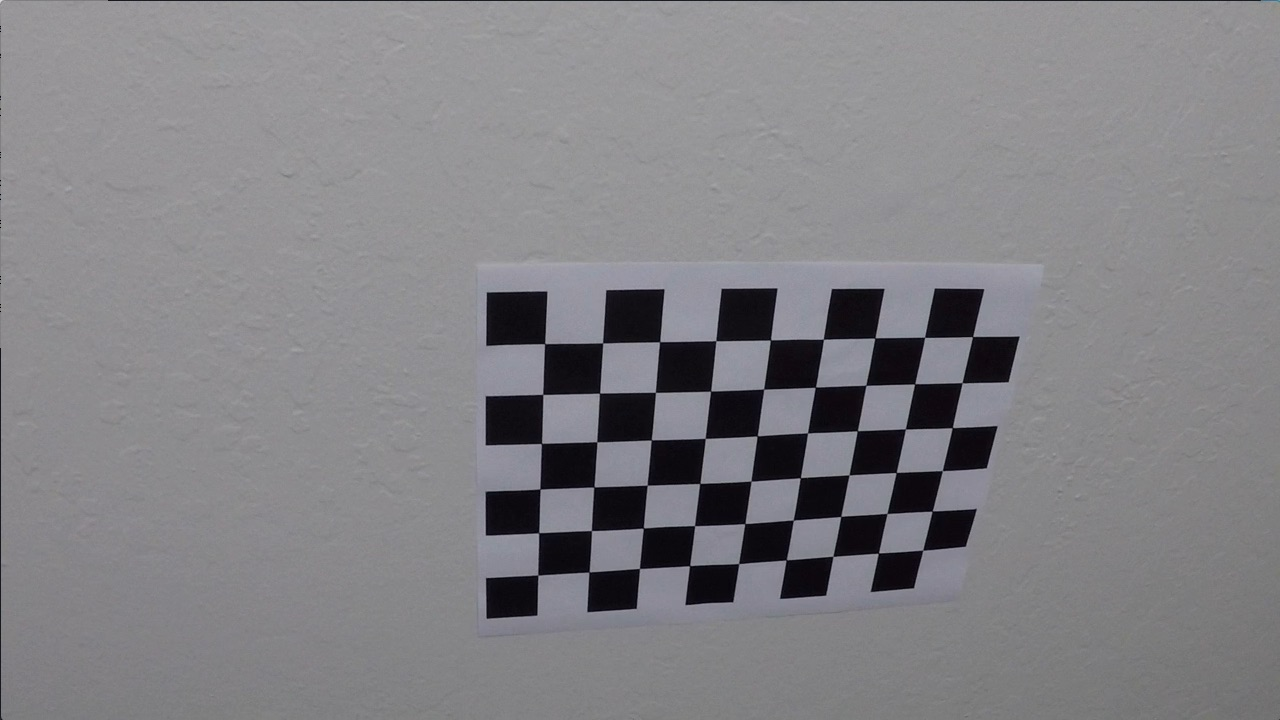
#> input picture camera_cal/calibration10.jpg, 1280 x 720 px; its folder holds only this picture in this run; the run also reads 1 picture not shown here
$ jupyter execute --allow-errors single_images_pipeline.ipynb   (shell and % lines are left out)   (older library calls are emulated)
#> lines starting #> are read from the running program, lines starting #| are printed output that depends on the picture; after the words box and inside, x2 and y2 are one past the last pixel; in counts of white or black regions, pixels touching at a corner belong together
## Camera calibration & distortion correction.

[cell 1]
import numpy as np
import cv2
import glob
import matplotlib.pyplot as plt
import matplotlib.image as mpimg
from moviepy.editor import VideoFileClip
from IPython.display import HTML
from collections import deque

[cell 2]
def calibrate_camera():
    objp = np.zeros((6*9,3), np.float32)
    objp[:,:2] = np.mgrid[0:9,0:6].T.reshape(-1,2)

    # Arrays to store object points and image points from all the images.
    objpoints = [] # 3d points in real world space
    imgpoints = [] # 2d points in image plane.

    # Calibration images
    images = glob.glob('./camera_cal/calibration*.jpg')

    # Step through the list and search for chessboard corners
    for fname in images:
        img = cv2.imread(fname)
#> img is the input picture: shape (720, 1280, 3); mean B, G, R 133.1, 129.4, 130.2
        gray = cv2.cvtColor(img,cv2.COLOR_BGR2GRAY)

        # Find the chessboard corners
        ret, corners = cv2.findChessboardCorners(gray, (9,6),None)
#> ret = True; corners = 54 rows, first 8: [545.3, 343.1], [602.7, 342.8], [660.1, 341.3], [715.8, 340.7], [770.6, 340], [823.5, 339.2], [874.3, 338.5], [925.1, 337.4]

        # If found, add object points, image points
        if ret == True:
            objpoints.append(objp)
            imgpoints.append(corners)

    return objpoints, imgpoints

[cell 3]
def img_undistort(img, objpoints, imgpoints):
    gray = cv2.cvtColor(img, cv2.COLOR_BGR2GRAY)
    ret, mtx, dist, rvecs, tvecs = cv2.calibrateCamera(objpoints, imgpoints, gray.shape[::-1], None, None)
    return cv2.undistort(img, mtx, dist, None, mtx)

[cell 4]
calibration_result = calibrate_camera()
objpoints = calibration_result[0]
#> objpoints = 1 item
imgpoints = calibration_result[1]
#> imgpoints = 1 item

#> (the rest of this cell did not finish here and is left out)

[cell 5]
test_img = mpimg.imread('./test_images/test1.jpg')
test_img_undistorted = img_undistort(test_img, objpoints, imgpoints)
#> in img_undistort, `ret, mtx, dist, rvecs, tvecs = cv2.calibrateCamera(objpoints, imgpoint..`: ret = 0.68; mtx = [[1143.7, 0, 681.7], [0, 1109.2, 367.7], [0, 0, 1]]; dist = [[-0.515, 2.99, -0.00876, 0.00937, 1.41]]; rvecs = ([0.451, -0.252, 0.0361],); tvecs = ([-2.31, -0.422, 19.12],)

#> (the rest of this cell did not finish here and is left out)

## Color transforms & gradients.

[cell 6]
# Function that takes an image, gradient orientation,
# and threshold min / max values. This function applies Sobel x or y,
# then takes an absolute value and applies a threshold.
def abs_sobel_thresh(img, orient='x', thresh=(0, 255)):
    # Convert to grayscale
    gray = cv2.cvtColor(img, cv2.COLOR_RGB2GRAY)
    # Apply x or y gradient with the OpenCV Sobel() function
    # and take the absolute value
    if orient == 'x':
        abs_sobel = np.absolute(cv2.Sobel(gray, cv2.CV_64F, 1, 0))
    if orient == 'y':
        abs_sobel = np.absolute(cv2.Sobel(gray, cv2.CV_64F, 0, 1))
    # Rescale back to 8 bit integer
    scaled_sobel = np.uint8(255*abs_sobel/np.max(abs_sobel))
    # Create a copy and apply the threshold
    binary_output = np.zeros_like(scaled_sobel)
    # Here I'm using inclusive (>=, <=) thresholds, but exclusive is ok too
    binary_output[(scaled_sobel >= thresh[0]) & (scaled_sobel <= thresh[1])] = 1

    # Return the result
    return binary_output

[cell 7]
image = mpimg.imread('./test_images/test5.jpg')
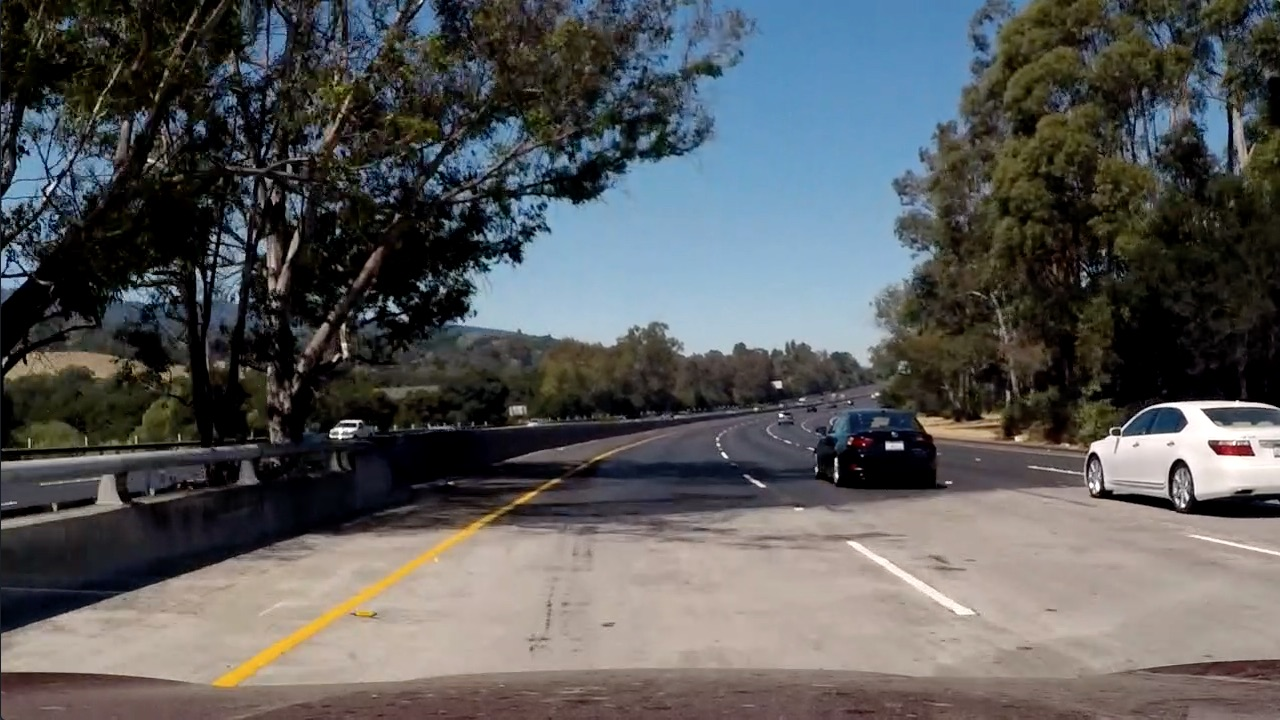
#> input picture test_images/test5.jpg, 1280 x 720 px
#> image is the input picture: shape (720, 1280, 3); mean R, G, B 88.5, 89.3, 89.8
# Run the function
grad_binary = abs_sobel_thresh(image, orient='x', thresh=(20, 100))
# Plot the result
#> (the rest of this cell did not finish here and is left out)

[cell 8]
# Function to return the magnitude of the gradient
# for a given sobel kernel size and threshold values
def mag_thresh(img, sobel_kernel=3, mag_thresh=(0, 255)):
    # Convert to grayscale
#> called with sobel_kernel = 3, mag_thresh = (30, 100)
    gray = cv2.cvtColor(img, cv2.COLOR_RGB2GRAY)
    # Take both Sobel x and y gradients
    sobelx = cv2.Sobel(gray, cv2.CV_64F, 1, 0, ksize=sobel_kernel)
    sobely = cv2.Sobel(gray, cv2.CV_64F, 0, 1, ksize=sobel_kernel)
    # Calculate the gradient magnitude
    gradmag = np.sqrt(sobelx**2 + sobely**2)
    # Rescale to 8 bit
    scale_factor = np.max(gradmag)/255
#> scale_factor = 3.86
    gradmag = (gradmag/scale_factor).astype(np.uint8)
    # Create a binary image of ones where threshold is met, zeros otherwise
    binary_output = np.zeros_like(gradmag)
    binary_output[(gradmag >= mag_thresh[0]) & (gradmag <= mag_thresh[1])] = 1

    # Return the binary image
    return binary_output

[cell 9]
image = mpimg.imread('./test_images/test5.jpg')
# Run the function
mag_binary = mag_thresh(image, sobel_kernel=3, mag_thresh=(30, 100))
# Plot the result
#> (the rest of this cell did not finish here and is left out)

[cell 10]
# Function to threshold an image for a given range and Sobel kernel
def dir_threshold(img, sobel_kernel=3, thresh=(0, np.pi/2)):
    # Grayscale
#> called with sobel_kernel = 15, thresh = (0.7, 2.3)
    gray = cv2.cvtColor(img, cv2.COLOR_RGB2GRAY)
    # Calculate the x and y gradients
    sobelx = cv2.Sobel(gray, cv2.CV_64F, 1, 0, ksize=sobel_kernel)
    sobely = cv2.Sobel(gray, cv2.CV_64F, 0, 1, ksize=sobel_kernel)
    # Take the absolute value of the gradient direction,
    # apply a threshold, and create a binary image result
    absgraddir = np.arctan2(np.absolute(sobely), np.absolute(sobelx))
    binary_output =  np.zeros_like(absgraddir)
    binary_output[(absgraddir >= thresh[0]) & (absgraddir <= thresh[1])] = 1

    # Return the binary image
    return binary_output

[cell 11]
image = mpimg.imread('./test_images/test5.jpg')
# Run the function
dir_binary = dir_threshold(image, sobel_kernel=15, thresh=(0.7, 2.3))
# Plot the result
#> (the rest of this cell did not finish here and is left out)

[cell 12]
# Define a function that thresholds the S-channel of HLS
def hls_select_channel(img, channel, thresh = (0, 255)):
#> called with channel = 's', thresh = (120, 255)
    hls = cv2.cvtColor(img, cv2.COLOR_RGB2HLS)
    if channel == 'l':
        channel = hls[:,:,1]
    else:
        channel = hls[:,:,2]
    binary_output = np.zeros_like(channel)
    binary_output[(channel > thresh[0]) & (channel <= thresh[1])] = 1
    return binary_output

[cell 13]
image = mpimg.imread('./test_images/test5.jpg')
# Run the function
hls_s_binary = hls_select_channel(image, 's', thresh=(120, 255))
# Plot the result
#> (the rest of this cell did not finish here and is left out)

[cell 14]
image = mpimg.imread('./test_images/test5.jpg')
# Run the function
hls_l_binary = hls_select_channel(image, 'l', thresh=(120, 255))
# Plot the result
#> (the rest of this cell did not finish here and is left out)

[cell 15]
# Function that applies binarization
def binarize(img):
    ksize = 3

    gradx = abs_sobel_thresh(img, orient='x', thresh=(20, 255)) #20, 255
    grady = abs_sobel_thresh(img, orient='y', thresh=(25, 100)) #20, 255
    #mag_binary = mag_thresh(img, sobel_kernel=ksize, mag_thresh=(30, 100))
    #dir_binary = dir_threshold(img, sobel_kernel = ksize, thresh=(0.7, 1.3))
    hls_s_binary = hls_select_channel(img, 's', thresh=(120, 255)) #120, 255
    hls_l_binary = hls_select_channel(img, 'l', thresh=(50, 255))

    combined = np.zeros_like(dir_binary)
    #combined[((gradx == 1) & (grady == 1)) | ((mag_binary == 1) & (dir_binary == 1)) | ((hls_s_binary == 1) & (hls_l_binary == 1))] = 1
    combined[((gradx == 1) & (grady == 1)) | ((hls_s_binary == 1) & (hls_l_binary == 1))] = 1

    return combined

[cell 16]
image = mpimg.imread('./test_images/test5.jpg')
# Run the function
binarized = binarize(image)
# Plot the result
#> (the rest of this cell did not finish here and is left out)

## Perspective transform.

[cell 17]
def warp(img):
    src = np.float32([[190, 720], [582, 457], [701, 457], [1145, 720]])
    offset = [150,0]
    dst = np.float32([src[0] + offset, np.array([src[0, 0], 0]) + offset, np.array([src[3, 0], 0]) - offset, src[3] - offset])

    M = cv2.getPerspectiveTransform(src, dst)
    warped = cv2.warpPerspective(img, M, (img.shape[1], img.shape[0]), flags = cv2.INTER_LINEAR)

    return warped, M

[cell 18]
img = plt.imread('./test_images/straight_lines1.jpg')
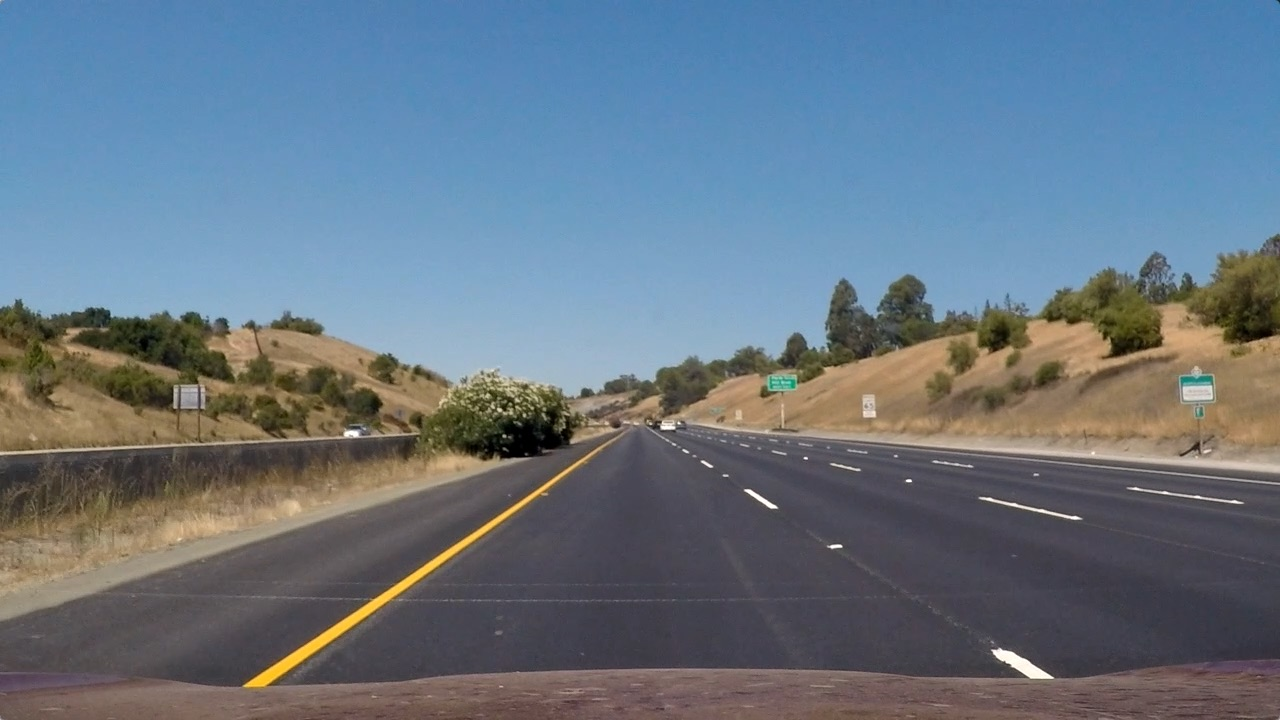
#> input picture test_images/straight_lines1.jpg, 1280 x 720 px
#> img is the input picture: shape (720, 1280, 3); mean R, G, B 103.2, 117.7, 131.2
src = np.float32([[190, 720], [582, 457], [701, 457], [1145, 720]])

img = img_undistort(img, objpoints, imgpoints)
line_color = [255,0,0]
line_thickness = 2

cv2.line(img, tuple(src[0]), tuple(src[1]), color = line_color, thickness = line_thickness)
cv2.line(img, tuple(src[1]), tuple(src[2]), color = line_color, thickness = line_thickness)
cv2.line(img, tuple(src[2]), tuple(src[3]), color = line_color, thickness = line_thickness)
cv2.line(img, tuple(src[3]), tuple(src[0]), color = line_color, thickness = line_thickness)


warped = warp(img)[0]
#> in binarize (call 2), `hls_s_binary = hls_select_channel(img, 's', thresh=(120, 255))`:
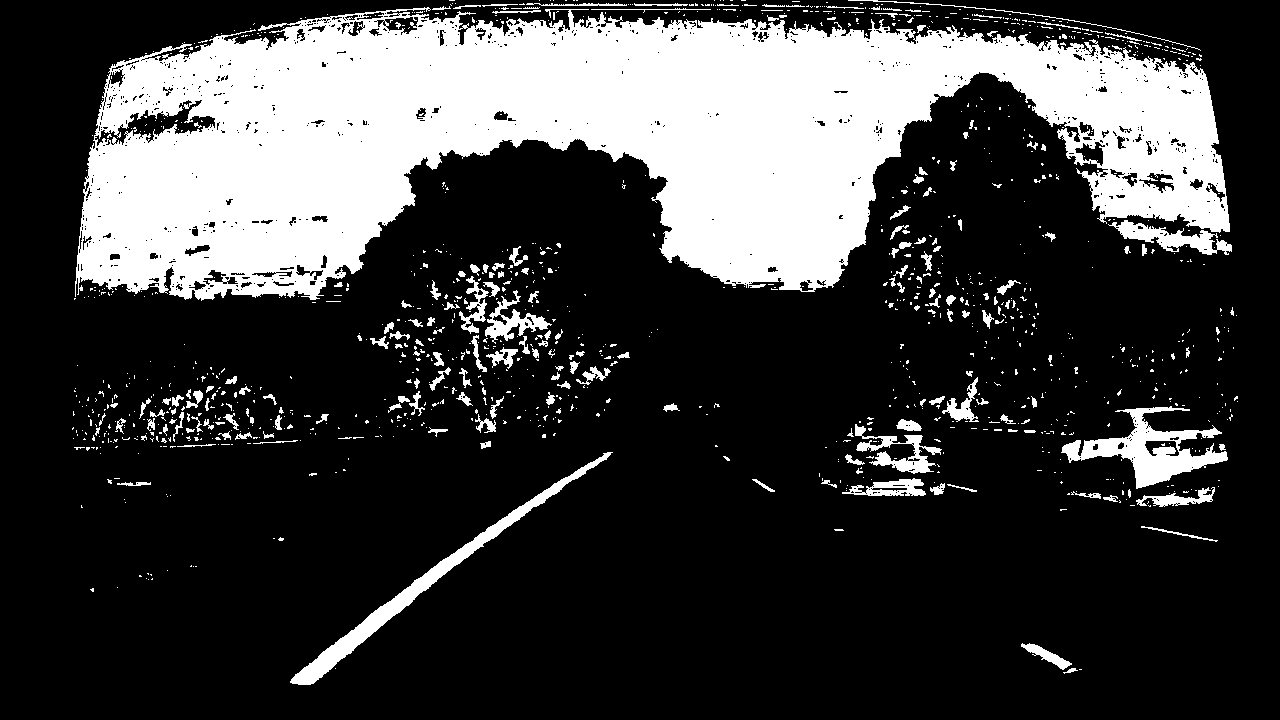
#> hls_s_binary: shape (720, 1280); values 0 (black) and 1 (white), 24.4% white; 1239 white regions (1042 under 20 px), largest, box (x1, y1, x2, y2) and area: (75, 7, 1230, 301) 193084, (290, 452, 613, 685) 4775, (1061, 406, 1228, 489) 4739

# Plot the result
#> (the rest of this cell did not finish here and is left out)

## Identiffying lane-line pixels and fittig their positions with a polynomial.

[cell 19]
# Define a class to receive the characteristics of each line detection
class Line():
    def __init__(self, n = 5):
        # length of queue to store data
        self.n = n
        # was the line detected in the last iteration?
        self.detected = False
        # x values of the last n fits of the line
        self.recent_xfitted = deque([], maxlen = n)
        #average x values of the fitted line over the last n iterations
        self.bestx = None
        # fit coefficients of the last n iterations
        self.recent_fit_coeffs = deque([], maxlen = n)
        #polynomial coefficients averaged over the last n iterations
        self.best_fit = None
        #polynomial coefficients for the most recent fit
        self.current_fit = [np.array([False])]
        #radius of curvature of the line in some units (meters)
        self.radius_of_curvature = None
        #distance in meters of vehicle center from the line
        self.line_base_pos = None
        #difference in fit coefficients between last and new fits
        self.diffs = np.array([0,0,0], dtype='float')
        #x values for detected line pixels
        self.allx = None
        #y values for detected line pixels
        self.ally = None
        #y values for line fit (ploty)
        self.fit_y = None

    # [21 lines left out: functions calculate_and_set_curvature, update, not called in this run]

[cell 20]
def detect_and_update_lines(binary_warped):

    global left_line
    global right_line

    # Identify the x and y positions of all nonzero pixels in the image
    nonzero = binary_warped.nonzero()
#> nonzero = 70086 positions, rows 0 to 717, columns 0 to 1279
    nonzeroy = np.array(nonzero[0])
    nonzerox = np.array(nonzero[1])
    # Set the width of the windows +/- margin
    margin = 100

    # Check if lines were last detected; if not detect lines using histogram
    if left_line.detected == False | right_line.detected == False:

        # Take a histogram of the bottom half of the image
        histogram = np.sum(binary_warped[binary_warped.shape[0] / 2:, :], axis = 0)
        # Create an output image to draw on and  visualize the result
        out_img = np.dstack((binary_warped, binary_warped, binary_warped)) * 255
        # Find the peak of the left and right halves of the histogram
        # These will be the starting point for the left and right lines
        midpoint = np.int(histogram.shape[0] / 2)
        leftx_base = np.argmax(histogram[:midpoint])
        rightx_base = np.argmax(histogram[midpoint:]) + midpoint
        # Choose the number of sliding windows
        nwindows = 9
        # Set height of windows
        window_height = np.int(binary_warped.shape[0] / nwindows)
        # Current positions to be updated for each window
        leftx_current = leftx_base
        rightx_current = rightx_base

        # Set minimum number of pixels found to recenter window
        minpix = 50
        # Create empty lists to receive left and right lane pixel indices
        left_line_inds = []
        right_line_inds = []

        # Step through the windows one by one
        for window in range(nwindows):
            # Identify window boundaries in x and y (and right and left)
            win_y_low = binary_warped.shape[0] - (window + 1) * window_height
            win_y_high = binary_warped.shape[0] - window * window_height
            win_xleft_low = leftx_current - margin
            win_xleft_high = leftx_current + margin
            win_xright_low = rightx_current - margin
            win_xright_high = rightx_current + margin
            # Draw the windows on the visualization image
            cv2.rectangle(out_img,(win_xleft_low,win_y_low),(win_xleft_high,win_y_high),(0,50,0), 3)
            cv2.rectangle(out_img,(win_xright_low,win_y_low),(win_xright_high,win_y_high),(0,50,0), 3)
            # Identify the nonzero pixels in x and y within the window
            good_left_inds = ((nonzeroy >= win_y_low) & (nonzeroy < win_y_high) & (nonzerox >= win_xleft_low) & (nonzerox < win_xleft_high)).nonzero()[0]
            good_right_inds = ((nonzeroy >= win_y_low) & (nonzeroy < win_y_high) & (nonzerox >= win_xright_low) & (nonzerox < win_xright_high)).nonzero()[0]
            # Append these indices to the lists
            left_line_inds.append(good_left_inds)
            right_line_inds.append(good_right_inds)
            # If you found > minpix pixels, recenter next window on their mean position
            if len(good_left_inds) > minpix:
                leftx_current = np.int(np.mean(nonzerox[good_left_inds]))
            if len(good_right_inds) > minpix:
                rightx_current = np.int(np.mean(nonzerox[good_right_inds]))

        # Concatenate the arrays of indices
        left_line_inds = np.concatenate(left_line_inds)
        right_line_inds = np.concatenate(right_line_inds)

    else:
        # We have a new warped binary image from the next frame of video
        left_line_inds = ((nonzerox > (left_line.current_fit[0] * (nonzeroy**2) + left_line.current_fit[1] * nonzeroy + left_line.current_fit[2] - margin)) & (nonzerox < (left_line.current_fit[0] * (nonzeroy**2) + left_line.current_fit[1] * nonzeroy + left_line.current_fit[2] + margin)))
        right_line_inds = ((nonzerox > (right_line.current_fit[0] * (nonzeroy**2) + right_line.current_fit[1] * nonzeroy + right_line.current_fit[2] - margin)) & (nonzerox < (right_line.current_fit[0] * (nonzeroy**2) + right_line.current_fit[1] * nonzeroy + right_line.current_fit[2] + margin)))

    # Extract left and right line pixel positions
    leftx = nonzerox[left_line_inds]
    lefty = nonzeroy[left_line_inds]
    rightx = nonzerox[right_line_inds]
    righty = nonzeroy[right_line_inds]

    # Fit a second order polynomial to each
    left_fit = np.polyfit(lefty, leftx, 2)
    right_fit = np.polyfit(righty, rightx, 2)

    # Generate x and y values for plotting
    ploty = np.linspace(0, binary_warped.shape[0] - 1, binary_warped.shape[0])
    left_fitx = left_fit[0] * ploty**2 + left_fit[1] * ploty + left_fit[2]
    right_fitx = right_fit[0] * ploty**2 + right_fit[1] * ploty + right_fit[2]

    left_line.update(True, left_fit, left_fitx, leftx, lefty, ploty)
    right_line.update(True, right_fit, right_fitx, rightx, righty, ploty)

    return out_img

[cell 21]
image = plt.imread('./test_images/test1.jpg')
undist = img_undistort(image, objpoints, imgpoints)
binary = binarize(undist)
warped = warp(binary)
binary_warped = warped[0]

left_line = Line()
right_line = Line()
#> (the rest of this cell did not finish here and is left out)

## Radius of curvature of the lane and the position of the vehicle with respect to center.

[cell 22]
# [24 lines left out: function calculate_distance_from_center, not called in this run]

[cell 23]
# [9 lines left out: function project_lane_curvature, not called in this run]

[cell 24]
mark_size = 1
plt.plot(left_line.allx, left_line.ally, '.', color='red', markersize = mark_size)
#> (this line was passed over: IPython is not available in this run)
plt.plot(right_line.allx, right_line.ally, '.', color='blue', markersize = mark_size)
#> (this line was passed over: IPython is not available in this run)
plt.xlim(0, 1280)
#> (this line was passed over: IPython is not available in this run)
plt.ylim(0, 720)
#> (this line was passed over: IPython is not available in this run)
plt.plot(left_line.bestx, left_line.fit_y, color='green', linewidth=3)
#> (this line was passed over: IPython is not available in this run)
plt.plot(right_line.bestx, right_line.fit_y, color='green', linewidth=3)
#> (this line was passed over: IPython is not available in this run)
plt.gca().invert_yaxis() # to visualize as we do the images
#> (this line was passed over: IPython is not available in this run)
